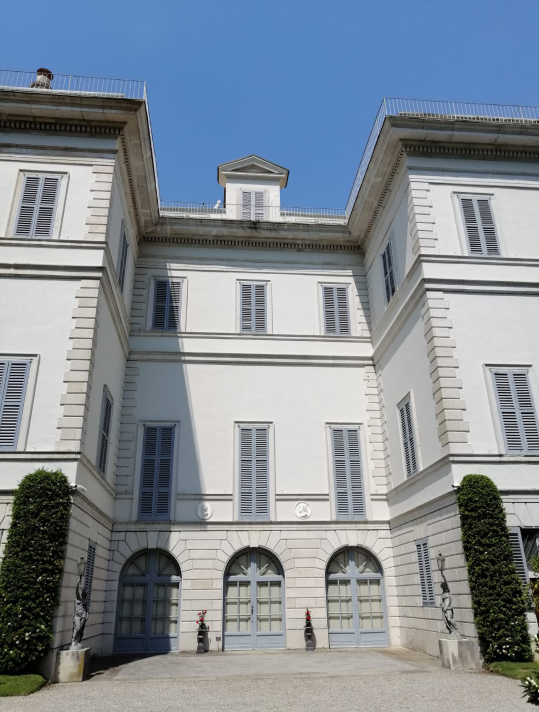
#> input picture Notebooks/data/villa.png, 1078 x 1424 px (shown at 1/2 size)
$ jupyter execute Task1.ipynb   (older library calls are emulated)
#> lines starting #> are read from the running program, lines starting #| are printed output that depends on the picture; after the words box and inside, x2 and y2 are one past the last pixel; in counts of white or black regions, pixels touching at a corner belong together
# Exercise 1

# 1.Edge Detection

[cell 1]
import cv2
from matplotlib import pyplot as plt
import numpy as np

#open image
image_original = cv2.imread('data/villa.png')
#> image_original is the input picture: shape (1424, 1078, 3); mean B, G, R 148.8, 139.6, 130.4

#From BGR to grayscale
gray = cv2.cvtColor(image_original, cv2.COLOR_BGR2GRAY)

#Apply Gaussian Blur to grayscale image
img = cv2.GaussianBlur(gray,(3,3),0)

plt.figure(figsize=(10,5))
plt.imshow(img, cmap='gray')

## 1.1Sobel Edge Detection

[cell 2]
sobelx = cv2.Sobel(src=img, ddepth=cv2.CV_64F, dx=1, dy=0, ksize=5)
sobely = cv2.Sobel(src=img, ddepth=cv2.CV_64F, dx=0, dy=1, ksize=5)
sobelxy = cv2.Sobel(src=img, ddepth=cv2.CV_64F, dx=1, dy=1, ksize=5)
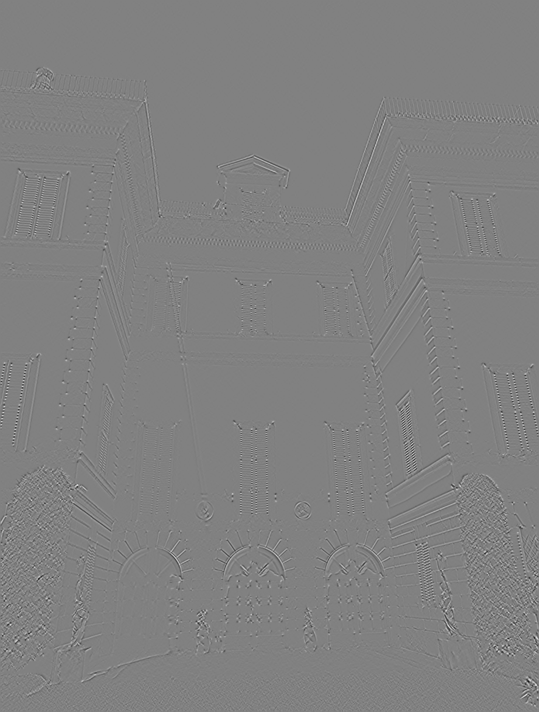
#> sobelxy: shape (1424, 1078) float64 (shown at 1/2 size); min -1534, max 1498, mean 0; drawn with min black and max white

plt.figure(figsize=(18,19))

plt.subplot(221)
plt.imshow(sobelx, cmap='gray')
plt.title('Sobel X')

plt.subplot(222)
plt.imshow(sobely, cmap='gray')
plt.title('Sobel Y')

plt.subplot(223)
plt.imshow(sobelxy, cmap='gray')
plt.title('Sobel X Y')

## 1.2Canny Edge Detection

[cell 3]
edges = cv2.Canny(image=img, threshold1=100, threshold2=200)
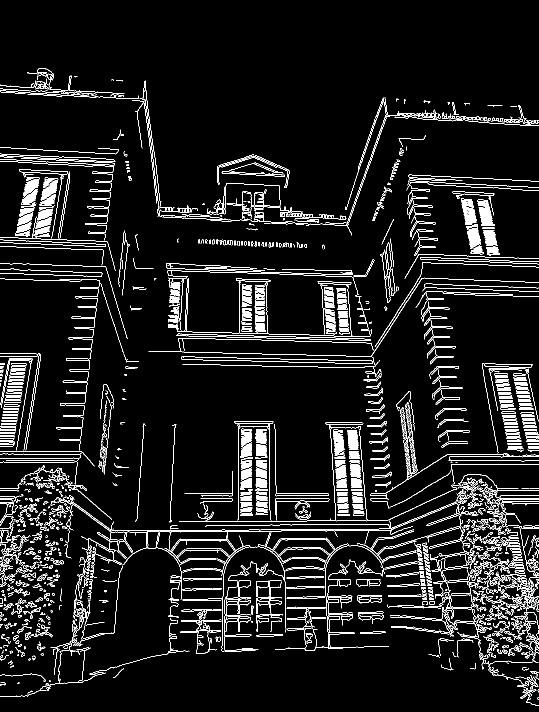
#> edges: shape (1424, 1078) (shown at 1/2 size); 6.8% white in thin lines or dots, all inside (x1, y1, x2, y2) = (0, 136, 1078, 1412)
cv2.imwrite("edges.jpg", edges)

plt.figure(figsize=(15,10))
plt.imshow(edges, cmap='gray')
plt.title('Canny')

# 2.Find straight lines through Hough Transform

[cell 4]
def extract_lines(image, kernel, sigma, rho, theta, threshold):
    gray = cv2.cvtColor(image, cv2.COLOR_BGR2GRAY)
    img_blur = cv2.GaussianBlur(gray, (kernel, kernel), sigma)
    edges = cv2.Canny(img_blur, 50, 150, apertureSize=3)
    lines = cv2.HoughLines(edges, rho=rho, theta=theta, threshold=threshold)

    return lines

def plot_lines(image, lines):
    fig, ax = plt.subplots(figsize=(8, 8))
    ax.imshow(image[:, :, ::-1])  # Display the image (convert BGR to RGB)
    ax.axis('off')

    if lines is not None:
        for line in lines:
            rho, theta = line[0]
            a = np.cos(theta)
            b = np.sin(theta)
            x0 = a * rho
            y0 = b * rho
            x1 = int(x0 + 1500 * (-b))
            y1 = int(y0 + 1500 * (a))
            x2 = int(x0 - 1500 * (-b))
            y2 = int(y0 - 1500 * (a))
            ax.plot([x1, x2], [y1, y2], color='r', linewidth=1)

    ax.set_xlim(0, image.shape[1])
    ax.set_ylim(image.shape[0], 0)
    plt.show()

# Parameters for line extraction
kernel = 7
sigma = 1.5
rho = 0.5
theta = np.pi / 1000
threshold = 120

# Extract lines using specified parameters
lines = extract_lines(image_original, kernel, sigma, rho, theta, threshold)
#> in extract_lines, `edges = cv2.Canny(img_blur, 50, 150, apertureSize=3)`:
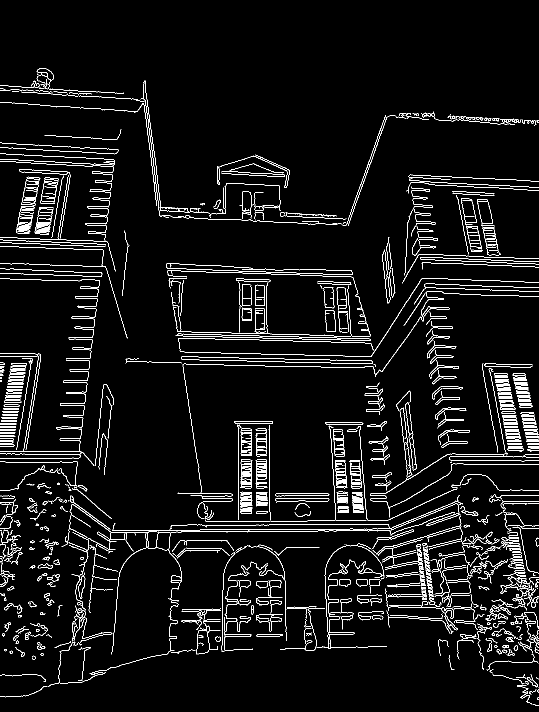
#> edges: shape (1424, 1078) (shown at 1/2 size); 4.9% white in thin lines or dots, all inside (x1, y1, x2, y2) = (0, 136, 1078, 1411)
#> in extract_lines, `lines = cv2.HoughLines(edges, rho=rho, theta=theta, threshold=threshold)`: lines = 313 rows, first 8: [987, 1.57], [1065.5, 1.56], [1062, 1.56], [908, 1.57], [1002, 1.57], [523, 1.61], [991, 1.57], [1060.5, 1.57]

# Plot the image with detected lines
plot_lines(image_original, lines)
#> the loop in plot_lines, `for line in lines:` made 313 passes
#> (rho, theta, a, b, x0, y0, x1, y1) on passes 1 to 3: (987, 1.57, -4.37e-08, 1, -4.31e-05, 987, -1500, 986), (1065.5, 1.56, 0.00628, 1, 6.69, 1065.5, -1493, 1074), (1062, 1.56, 0.00628, 1, 6.67, 1062, -1493, 1071)
#> in plot_lines, `plt.show()`:
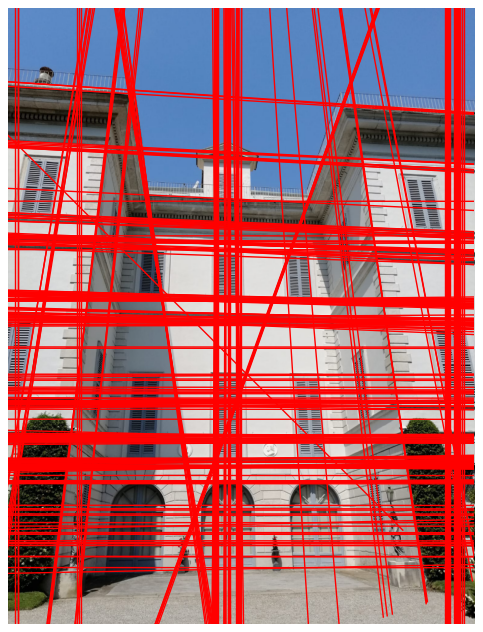
#> figure drawn by matplotlib, 1 panel

# 3.Corner Detection

## Harris corner detection

//Code From Notebooks provided to us

[cell 5]
dx_kernel = np.array([[-1, 0, 1], [-1, 0, 1], [-1, 0, 1]])
dy_kernel = dx_kernel.T


def compute_harris_measure(image, sigma_gaussian=5, k=0.04, threshold_factor=1.0, neighborhood_size=11):

    dx = np.array([[-1, 0, 1], [-1, 0, 1], [-1, 0, 1]], dtype=np.float32)
    dy = dx.T.copy()


    #ddepth is set to -1, it means that the destination image will have the same depth as the source image.
    Ix = cv2.filter2D(image, -1, dx)
    Iy = cv2.filter2D(image, -1, dy)


    Iy2 = cv2.GaussianBlur(np.square(Iy), (0, 0), sigma_gaussian) # (0,0) specifies that the size of the filter are computed from the gaussian parameters
    Ix2 = cv2.GaussianBlur(np.square(Ix), (0, 0), sigma_gaussian)
    Ixy = cv2.GaussianBlur(Ix*Iy, (0, 0), sigma_gaussian)
    k = 0.04
    Ix2 = Ix2.astype(np.float64)
    Iy2 = Iy2.astype(np.float64)
    Ixy = Ixy.astype(np.float64)
    # Compute Harris measure
    det_M = Ix2 * Iy2 - np.square(Ixy)
    trace_M = Ix2 + Iy2
    cim = det_M - k * trace_M
    #  remove boundaries of cim which is going to have large values because of zero padding of the image
    BORDER = 20
    cim[:BORDER] = 0
    cim[-BORDER:] = 0
    cim[:, -BORDER:] = 0
    cim[:, :BORDER] = 0

    return cim

def non_maximum_suppression(cim, neighborhood_size=11):
    # Dilate behaves as max filtering
    maxima = cv2.dilate(cim, np.ones((neighborhood_size, neighborhood_size)))

    loc_y, loc_x = np.where((cim == maxima) & (cim > 0))
    return loc_x, loc_y


# Read the image
image = img

# Compute the Harris measure
cim = compute_harris_measure(image)
#> in compute_harris_measure, `Ixy = cv2.GaussianBlur(Ix*Iy, (0, 0), sigma_gaussian)`:
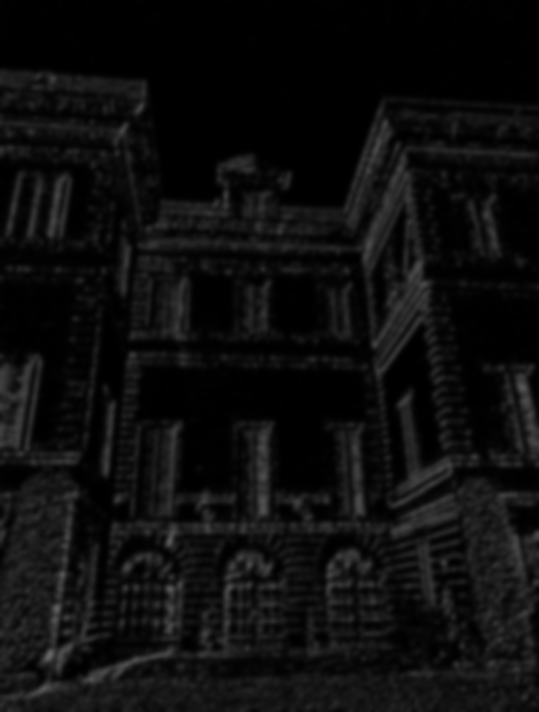
#> Ixy: shape (1424, 1078) (shown at 1/2 size); min 0, max 103, mean 13.7
#> in compute_harris_measure, `trace_M = Ix2 + Iy2`:
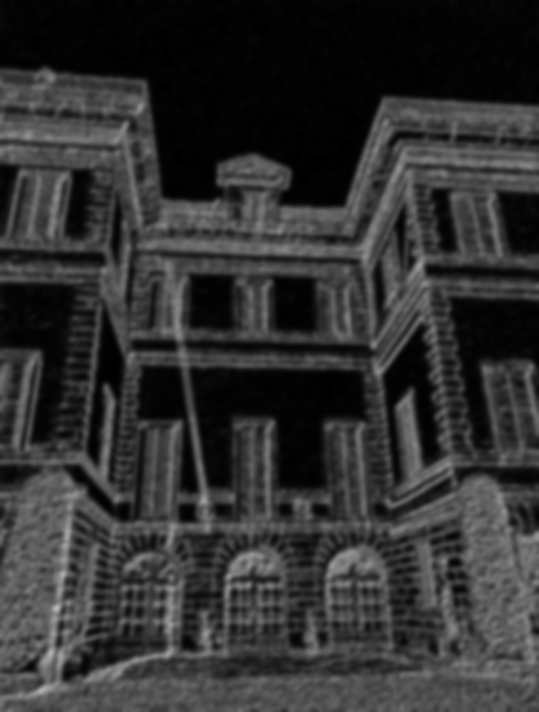
#> trace_M: shape (1424, 1078) float64 (shown at 1/2 size); min 0, max 186, mean 49.5
#> in compute_harris_measure, `cim[:, :BORDER] = 0`:
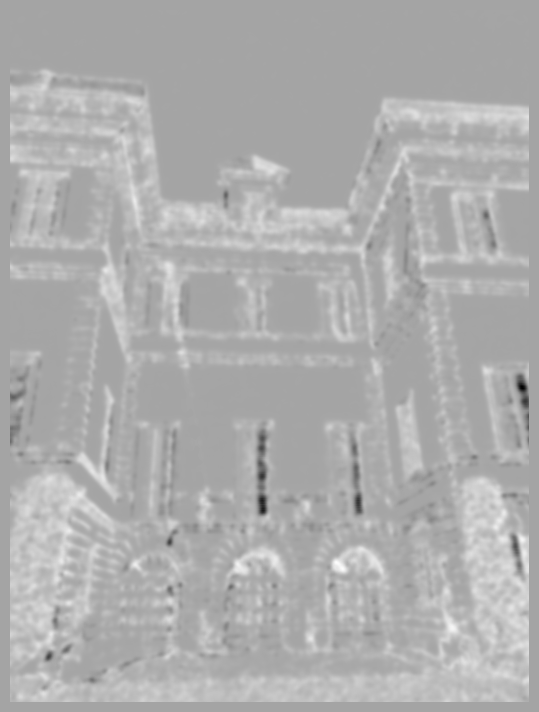
#> cim: shape (1424, 1078) float64 (shown at 1/2 size); min -7036.5, max 3842.6, mean 400.7; drawn with min black and max white

# Thresholding
threshold = np.mean(cim)
#> threshold = 400.7
CIM = np.where(cim > threshold, cim, 0)
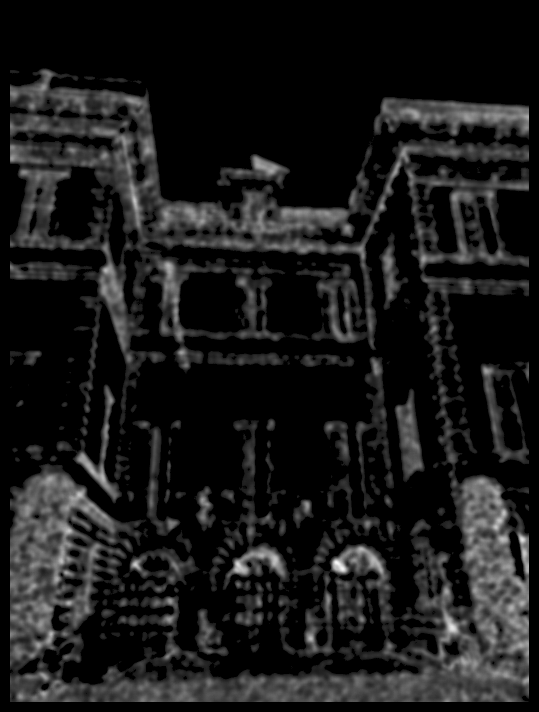
#> CIM: shape (1424, 1078) float64 (shown at 1/2 size); min 0, max 3842.6, mean 384.2; drawn with min black and max white

# Non-maximum suppression
loc_x, loc_y = non_maximum_suppression(CIM,neighborhood_size=15)
#> in non_maximum_suppression, `maxima = cv2.dilate(cim, np.ones((neighborhood_size, neighborhood_size..`:
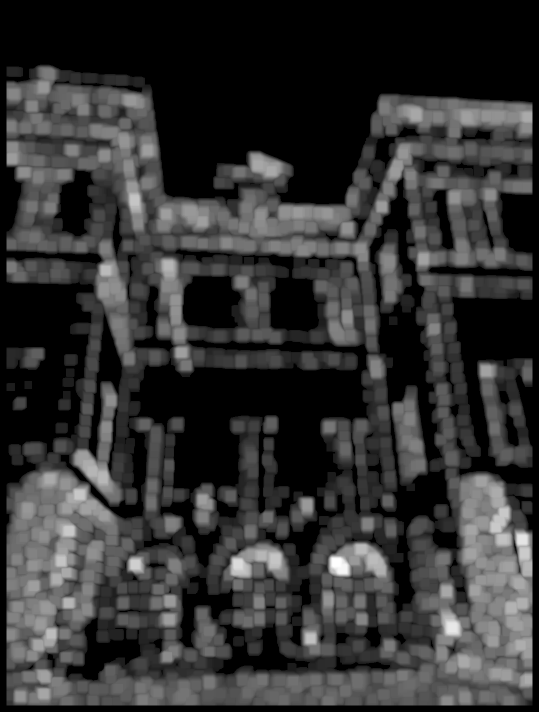
#> maxima: shape (1424, 1078) float64 (shown at 1/2 size); min 0, max 3842.6, mean 764.3; drawn with min black and max white
#> in non_maximum_suppression, `loc_y, loc_x = np.where((cim == maxima) & (cim > 0))`: loc_y = 1330 values from 142 to 1403; loc_x = 1330 values, max 1057 at index 121, min 20 at index 75, mean 546.7
#> loc_y = 1330 values from 142 to 1403

# Display results
plt.figure(figsize=(12, 6))
plt.subplot(1, 2, 1)
plt.imshow(cim.astype(np.float64), cmap='hot', vmin=np.quantile(
    CIM, 0), vmax=np.quantile(CIM, 0.995))
plt.title('Harris Measure')
plt.colorbar()

plt.subplot(1, 2, 2)
plt.imshow(image, cmap='gray')
plt.plot(loc_x, loc_y, 'gx', markersize=3, linewidth=3)
plt.title('Local Maxima of Harris Measure')
plt.show()
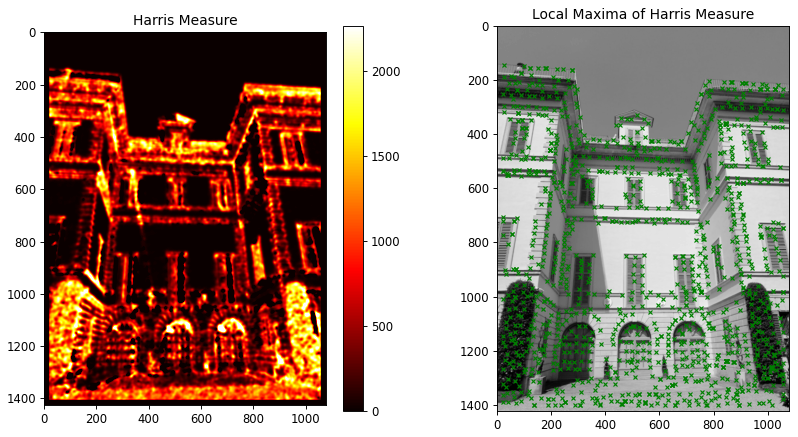
#> figure drawn by matplotlib, 3 panels

$ run again, with Notebooks/data/FLANN_matches.png copied over Notebooks/data/villa.png
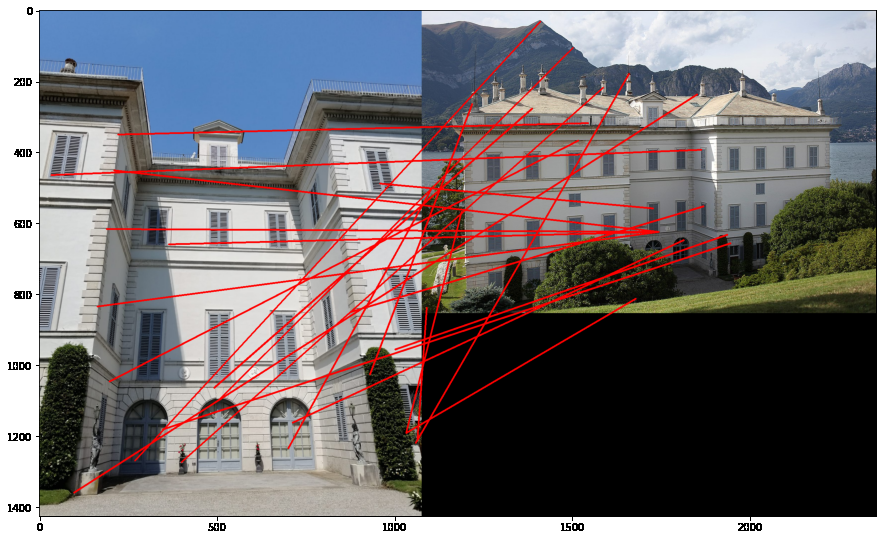
#> input picture Notebooks/data/FLANN_matches.png, 883 x 540 px
#> image_original is the input picture: shape (540, 883, 3); mean B, G, R 115.9, 113.1, 117.5
#> in extract_lines, `edges = cv2.Canny(img_blur, 50, 150, apertureSize=3)`:
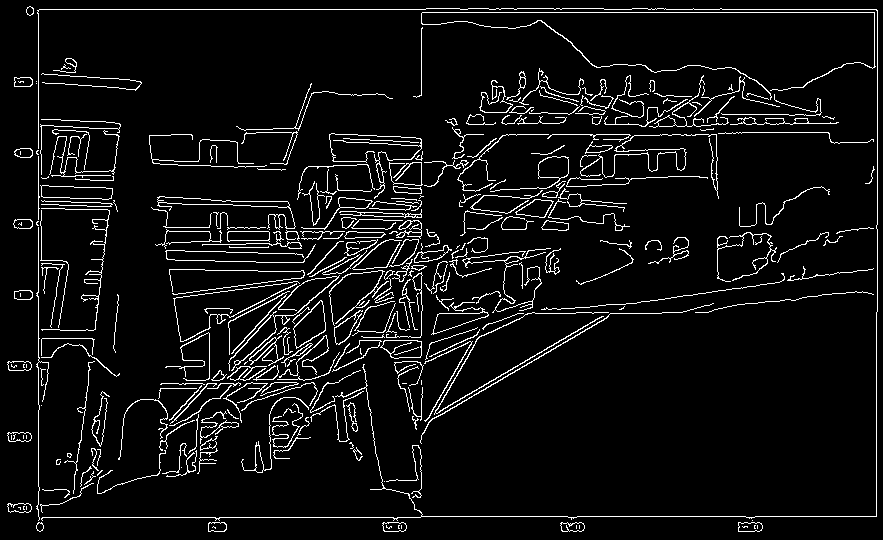
#> edges: shape (540, 883); 6.2% white in thin lines or dots
#> in extract_lines, `lines = cv2.HoughLines(edges, rho=rho, theta=theta, threshold=threshold)`: lines = 77 rows, first 8: [9, 1.57], [38, 0], [12, 1.57], [516, 1.57], [517, 1.57], [518, 1.57], [421, 0], [877, 0]
#> the loop in plot_lines, `for line in lines:` made 77 passes
#> (rho, theta, a, b, x0, y0, x1, y1) on passes 1 to 8: (9, 1.57, -4.37e-08, 1, -3.93e-07, 9, -1500, 8), (38, 0, 1, 0, 38, 0, 38, 1500), (12, 1.57, -4.37e-08, 1, -5.25e-07, 12, -1500, 11), (516, 1.57, -4.37e-08, 1, -2.26e-05, 516, -1500, 515), (517, 1.57, -4.37e-08, 1, -2.26e-05, 517, -1500, 516), (518, 1.57, 0.00314, 1, 1.63, 518, -1498, 522), (421, 0, 1, 0, 421, 0, 421, 1500), (877, 0, 1, 0, 877, 0, 877, 1500)
#> threshold = 402.4
#> in non_maximum_suppression, `loc_y, loc_x = np.where((cim == maxima) & (cim > 0))`: loc_y = 352 values from 20 to 507; loc_x = 352 values, max 862 at index 19, min 43 at index 263, mean 407.8
#> `loc_x, loc_y = non_maximum_suppression(CIM,neighborhood_size=15)`: loc_y = 352 values from 20 to 507
#> `plt.show()`:
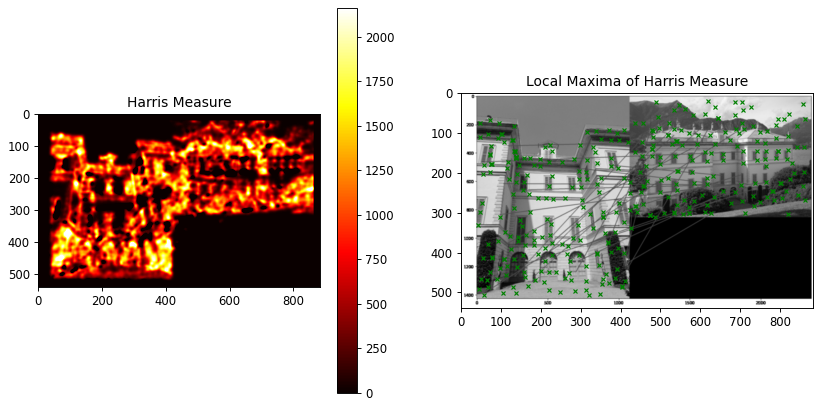
#> figure drawn by matplotlib, 3 panels

$ run again, with Notebooks/data/epipolar_lines.png copied over Notebooks/data/villa.png
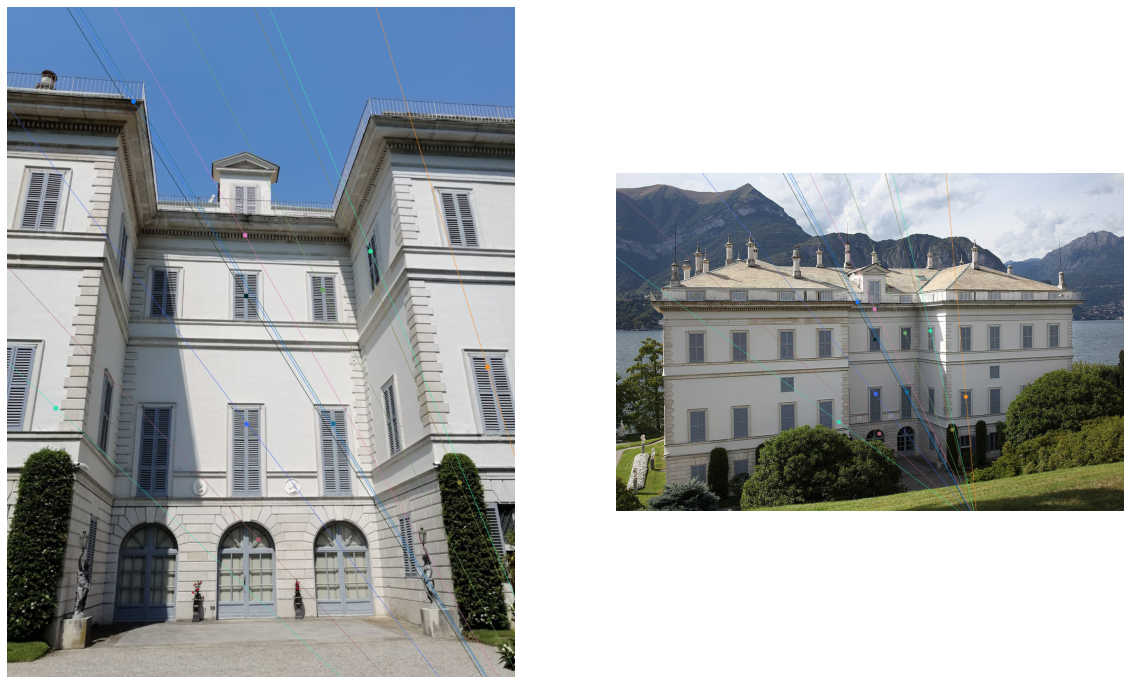
#> input picture Notebooks/data/epipolar_lines.png, 1130 x 684 px
#> image_original is the input picture: shape (684, 1130, 3); mean B, G, R 176.8, 173.6, 168.5
#> in extract_lines, `lines = cv2.HoughLines(edges, rho=rho, theta=theta, threshold=threshold)`: lines = 90 rows, first 8: [6, 1.57], [676, 1.57], [510, 1.57], [514, 0], [7, 0], [299, 1.57], [311, 1.57], [507.5, 1.57]
#> the loop in plot_lines, `for line in lines:` made 90 passes
#> (rho, theta, a, b, x0, y0, x1, y1) on passes 1 to 8: (6, 1.57, -4.37e-08, 1, -2.62e-07, 6, -1500, 5), (676, 1.57, -4.37e-08, 1, -2.95e-05, 676, -1500, 675), (510, 1.57, -4.37e-08, 1, -2.23e-05, 510, -1500, 509), (514, 0, 1, 0, 514, 0, 514, 1500), (7, 0, 1, 0, 7, 0, 7, 1500), (299, 1.57, -4.37e-08, 1, -1.31e-05, 299, -1500, 298), (311, 1.57, -4.37e-08, 1, -1.36e-05, 311, -1500, 310), (507.5, 1.57, -0.00314, 1, -1.59, 507.5, -1501, 502)
#> threshold = 399.3
#> in non_maximum_suppression, `loc_y, loc_x = np.where((cim == maxima) & (cim > 0))`: loc_y = 526 values from 33 to 663; loc_x = 526 values, max 1109 at index 59, min 20 at index 18, mean 485.9
#> `loc_x, loc_y = non_maximum_suppression(CIM,neighborhood_size=15)`: loc_y = 526 values from 33 to 663
#> `plt.show()`:
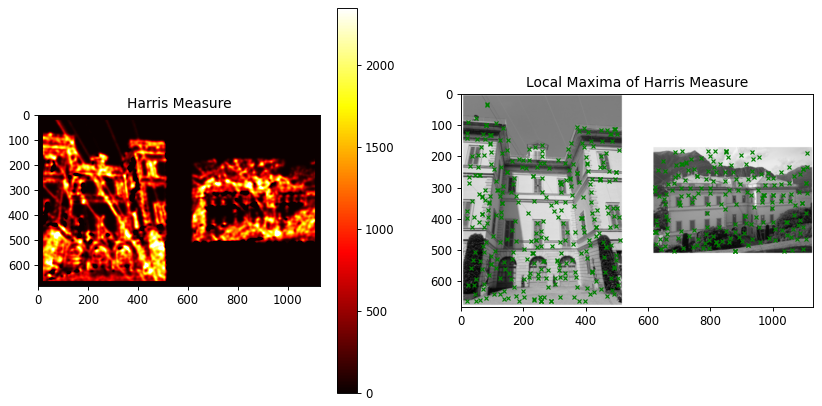
#> figure drawn by matplotlib, 3 panels
